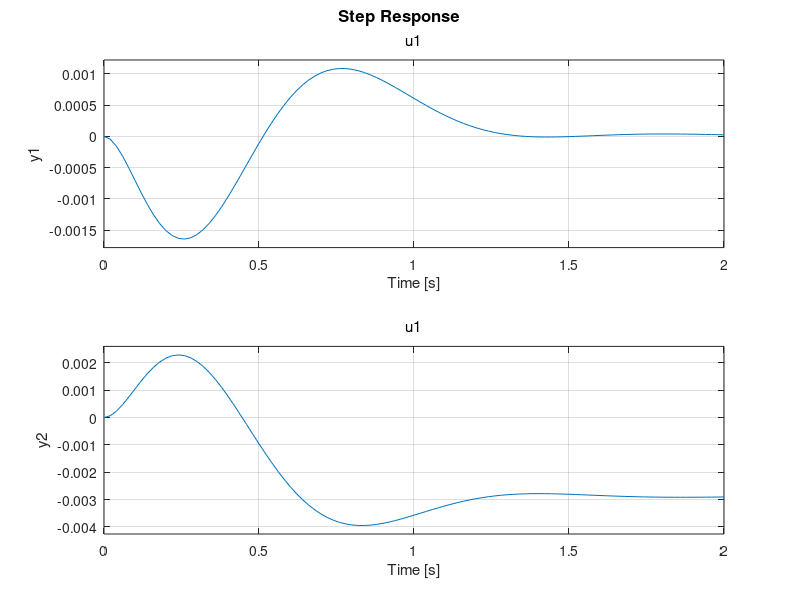

MATLAB code for this plot:
## Group members:
## Wesley Richardson - 201578882
## Stephen Marting - 201034152

## The student number that was used for this practical is 201578882
## 201578882
## 00000WXYZ
## Thus,
## W = 8
## X = 8
## Y = 8
## Z = 2

clear all; clc;

W=8;
X=8;
Y=8;
Z=2;

M = 2.8;
m = 0.18;
L = 0.5*(1 + 2);
g=9.8;

#_________________________Question 1____________________________#

#________________________Question 1.1___________________________#

A = [0 1 0 0; (((M+m)/(M*L))*g) 0 0 0; 0 0 0 1; (-(m/M)*g) 0 0 0];
B = [0; -(1/(M*L)); 0; (1/M)];
C = [1 0 0 0; 0 0 1 0];
D = 0;
sys = ss(A,B,C,D)

f=0.25;
t=0:0.01:15;
u=zeros(size(t));
x0=[1 0 0 0];
#step(sys)
#[y,t,x]=lsim(sys,u,t,x0);


%figure;
%plot(t,y);
%title('Cart and pendulum respone without conroller.');

#________________________Question 1.2___________________________#

OS = 0.2;
Ts = 1.5;

zeta = (-log(OS))/(sqrt(pi^2 + (log(OS))^2));
wn = 4.6/(zeta * Ts);
sigma = zeta * wn;
wd = sqrt(wn^2 - sigma^2);
pole1 = (-sigma + wd*i);
pole2 = 1.382*(-sigma);
pole3 = (-sigma - wd*i);
pole4 = 1.382*(-sigma);
poles = [pole1 pole2 pole3 pole4]

K = acker(A,B,poles);

sys_cl=ss(A-B*K,B,C,D);
step(sys_cl);

#[y,t,x]=lsim(sys_cl,u,t,x0);


#figure;
#plot(t,y);
#title('Step response of closed-loop system with full-state feedback controller')
#ylabel('Cart Position [m]')
#xlabel('Time [s]')
